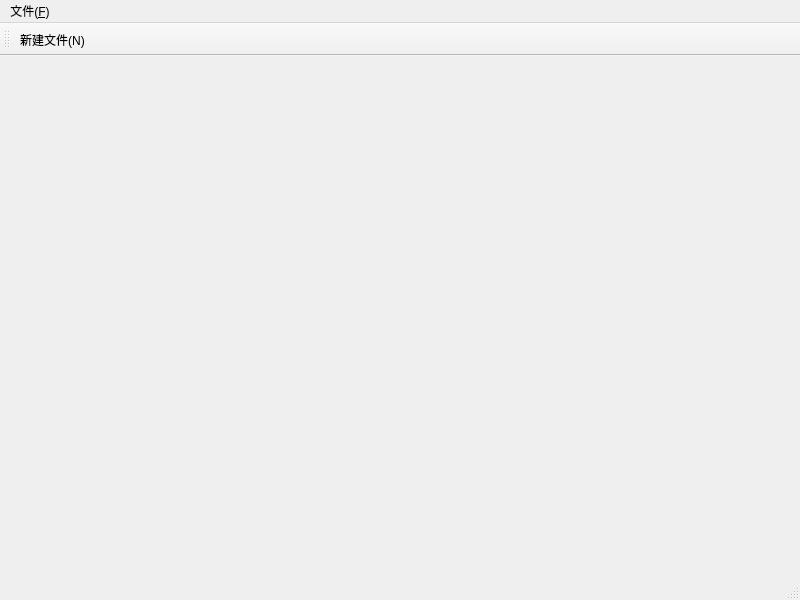
<?xml version="1.0" encoding="UTF-8"?>
<ui version="4.0">
 <class>MainWindow</class>
 <widget class="QMainWindow" name="MainWindow">
  <property name="geometry">
   <rect>
    <x>0</x>
    <y>0</y>
    <width>800</width>
    <height>600</height>
   </rect>
  </property>
  <property name="windowTitle">
   <string>MainWindow</string>
  </property>
  <property name="iconSize">
   <size>
    <width>24</width>
    <height>24</height>
   </size>
  </property>
  <property name="toolButtonStyle">
   <enum>Qt::ToolButtonIconOnly</enum>
  </property>
  <property name="documentMode">
   <bool>false</bool>
  </property>
  <property name="unifiedTitleAndToolBarOnMac">
   <bool>false</bool>
  </property>
  <widget class="QWidget" name="centralwidget"/>
  <widget class="QMenuBar" name="menubar">
   <property name="geometry">
    <rect>
     <x>0</x>
     <y>0</y>
     <width>800</width>
     <height>26</height>
    </rect>
   </property>
   <widget class="QMenu" name="menu_F">
    <property name="title">
     <string>文件(&amp;F)</string>
    </property>
    <addaction name="action_N"/>
   </widget>
   <addaction name="menu_F"/>
  </widget>
  <widget class="QStatusBar" name="statusbar"/>
  <widget class="QToolBar" name="toolBar">
   <property name="windowTitle">
    <string>toolBar</string>
   </property>
   <attribute name="toolBarArea">
    <enum>TopToolBarArea</enum>
   </attribute>
   <attribute name="toolBarBreak">
    <bool>false</bool>
   </attribute>
   <addaction name="action_N"/>
  </widget>
  <action name="action_N">
   <property name="text">
    <string>新建文件(&amp;N)</string>
   </property>
  </action>
 </widget>
 <resources/>
 <connections/>
</ui>
